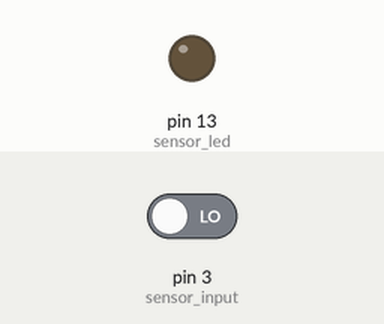
Recording of a sketch running on a simulated Arduino Uno, built with avr-gcc and run on an emulated ATmega328P. On the bench: output pins drawn as LEDs (lit = HIGH). Inputs (shaded band) come from the test bench; at power-on: pin 3 (sensor_input) LOW.

Above: at 1.2 s.
1.3 s: pin 3 (sensor_input) driven HIGH
At 2.1 s:
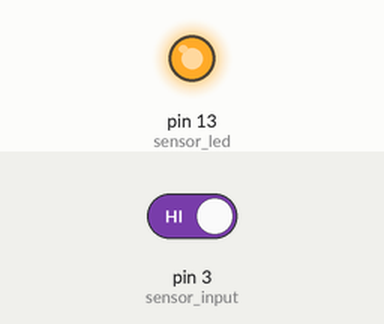
Timing chart, 0 to 4.3 s (numbered marks = the images above; inputs shaded):
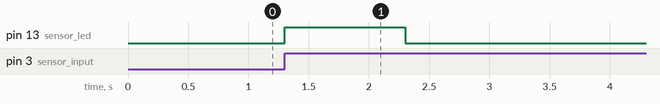

The sketch:

Tilt_Sensor.ino
```cpp
int sensor_led=13;
int sensor_input=3;
unsigned char state=0;

void setup()
{
  pinMode(sensor_led, OUTPUT);
  pinMode(sensor_input, INPUT);

  attachInterrupt(1,blink,RISING);
}
void loop()
{
  if(state!=0)
  {
    state=0;
    digitalWrite(sensor_led, HIGH);
    delay(1000);
  }
  else
    digitalWrite(sensor_led, LOW);
}
void blink()
{
  state++;
}
```

Measured:
- after the input at 1.3 s, pin 13 (sensor_led): LOW → HIGH at once, → LOW 1.0 s later
